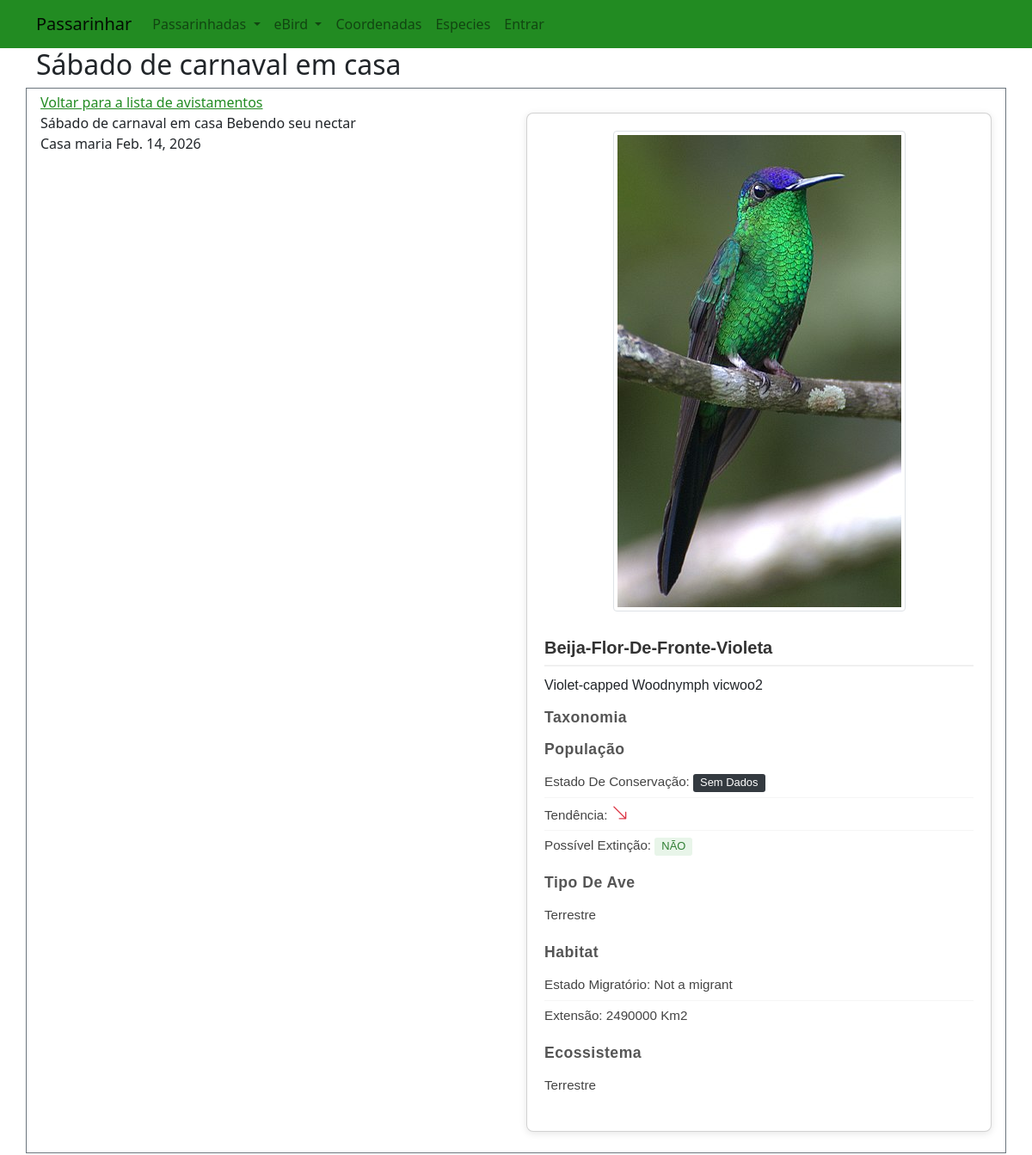
/sighting/5, run on the app's committed database.
### passarinhar/models.py (models this page shows, shortened)
class Sighting(models.Model):
    birder = models.ForeignKey(WUser, on_delete=models.CASCADE, related_name="owner")
    common_name = models.CharField(max_length=64)
    description = models.TextField(blank=True)
    url_img = models.URLField(blank=True)
    spice = models.ForeignKey(Spice, on_delete=models.CASCADE, blank=True,  null=True, related_name="sighting_spice")
    place = models.ForeignKey(Place, on_delete=models.CASCADE, blank=True,  null=True, related_name="sighting_place")
    date_created = models.DateField(auto_now_add=True)

class Place(models.Model):
    place = models.CharField(max_length=100)
    lat = models.DecimalField(max_digits=10, decimal_places=7, default=0)
    lon = models.DecimalField(max_digits=10, decimal_places=7, default=0)
    subnational2Code = models.CharField(max_length=10, blank=True)
    locId = models.CharField(max_length=20, blank=True)
    latestObsDt = models.CharField(max_length=20, blank=True)
    numSpeciesAllTime = models.IntegerField(default=0)
    country= models.CharField(max_length=2, blank=True)
    region = models.CharField(max_length=100, blank=True)
    def __str__(self) -> str:
        return f"{self.place}"

class WUser(AbstractUser):
    favouritesList = models.ManyToManyField(Place, blank=True, related_name="userFavourite")

class Spice(models.Model):
    name = models.CharField(max_length=64, unique=True)
    spice_code = models.CharField(max_length=20, null=True, blank=True)
    scientific_name = models.CharField(max_length=64, null=True, blank=True)
    taxon_order = models.ForeignKey(SpeciesTaxonomy, on_delete=models.CASCADE,null=True, blank=True, related_name="spice_taxon_order")
    DTScientific_name = models.ForeignKey(DataZoneSpecie, on_delete=models.CASCADE,null=True, blank=True, related_name="spice")
    description = models.TextField(blank=True)
    url_spice_img  = models.URLField(max_length=300, blank=True)
    image = ImageField(upload_to='spice_images/', pregenerated_sizes=["small", "medium"], null=True)

class DataZoneSpecie(models.Model):
    SIS_ID  = models.CharField(max_length=20, blank=True)
    Sequence = models.CharField(max_length=20, blank=True)
    Family = models.CharField(max_length=64, blank=True)
    Scientific_name = models.CharField(max_length=64, blank=True)
    Common_name = models.CharField(max_length=64, blank=True)
    RL_Category = models.CharField(max_length=20, blank=True)
    PE = models.CharField(max_length=20, blank=True)
    PEW = models.CharField(max_length=20, blank=True)
    Seabird = models.CharField(max_length=20, blank=True)
    Waterbird = models.CharField(max_length=20, blank=True)
    Landbird = models.CharField(max_length=20, blank=True)
    Migratory_status = models.CharField(max_length=20, blank=True)
    Ecosystem_Terrestrial = models.CharField(max_length=20, blank=True)
    Ecosystem_Freshwater = models.CharField(max_length=20, blank=True)
    Ecosystem_Marine = models.CharField(max_length=20, blank=True)
    RL_AOO = models.CharField(max_length=20, blank=True)
    Criteria_met_at_highest_level = models.CharField(max_length=20, blank=True)
    RL_EOO = models.CharField(max_length=20, blank=True)
    Population_size = models.CharField(max_length=20, blank=True)
    Population_size_derivation = models.CharField(max_length=20, blank=True)
    Current_population_trend = models.CharField(max_length=20, blank=True)
    Current_population_trend_derivation = models.CharField(max_length=20, blank=True)

### passarinhar/views.py (the view)
# urls.py: path("sighting/<int:sighting_id>", views.sighting, name="sighting"),
def sighting(request, sighting_id):
    try:
        currentSighting = Sighting.objects.get(id=sighting_id)
        form = SightingForm(initial={"birdier_name":currentSighting.birder, "name":currentSighting.common_name, "spice":currentSighting.spice, "place":currentSighting.place, "date_created":currentSighting.date_created, "description":currentSighting.description})
        place = [currentSighting.place]
        home_map = show_on_map(place[0].lat, place[0].lon, "favourite", place)
        map_html = home_map._repr_html_()
    except Sighting.DoesNotExist:
        raise Http404("Sighting not found.")
    return render(request, "passarinhar/sighting.html", {
        'form': form,
        "home_map": map_html,
        "title":f"{currentSighting.common_name}",
        "sighting": currentSighting,
    })

### passarinhar/templates/passarinhar/sighting.html (shortened to what this page needs)
{% extends "passarinhar/layout.html" %}
{% load static %}
{% load l10n %}
{% block body %}
<h2>{{ title }}</h2>
<div class="p-1 my-1 row bg-white text-dark border border-secondary">
    <div class="col-lg-12 col-md-12 col-sm-12 col-xs-12">
        <a href="{% url 'passarinhar:allsightings' %}">Voltar para a lista de avistamentos</a>
    </div>
    <div class="col-lg-6 col-md-6 col-sm-6 col-xs-12">
        {% if user.is_authenticated and user == sighting.birder %}
        <div class="form-group">
            <form action="{% url 'passarinhar:edit_sighting' sighting.id %}" method="post">
                {% csrf_token %}
                {{ form.as_p }}
                <input class="btn btn-primary" type="submit" value="Salvar">
                <a class="btn btn-secondary" href="{% url 'passarinhar:sighting' sighting.id %}">Cancelar</a>
                <a class="btn btn-danger" href="{% url 'passarinhar:delete_sighting' sighting.id %}">Deletar</a>
            </form>
        </div>
        {% else %}
        <div class="details">
            {{ sighting.common_name }}
            {{ sighting.description |linebreaksbr }}
            <div class="info">
                {{ sighting.place }}
                {{ sighting.birder }}
                {{ sighting.date_created }}
            </div>
        </div>
        {% endif %}
        <div id="map" class="p-1 my-1">
        </div>
    </div>
    <div class="spice col-lg-6 col-md-9 col-sm-6 col-xs-12" id='{{sighting.spice.id}}'>
        {% include 'passarinhar/components/spice_card.html' with spice=sighting.spice %}
    </div>
</div>
{% endblock %}

### passarinhar/templates/passarinhar/components/spice_card.html (shortened to what this page needs)
<div id="spice-card{{spice.id}}" class="card">
    <div>
        <img src="{{spice.image.url}}" alt="{{spice.name}}" title="{{spice.name}}" class="img-responsive img-thumbnail">
    </div>
    <div>
        <h4 class="text-capitalize">{{ spice.name }}</h4>
        <span id="spice-common-name{{spice.id}}">{{spice.DTScientific_name.Common_name}}</span>
        <span id="spice-code{{spice.id}}">{{spice.spice_code}}</span>
        <h5 class="text-capitalize">Taxonomia</h5>
        <h5 class="text-capitalize">População</h5>
        <ul title="População">
            <li class="text-capitalize">Estado de conservação: <span id='spice-rl{{spice.id}}'
                    class="badge">{{spice.DTScientific_name.RL_Category}}</span></li>
            <li>Tendência:
                {%if spice.DTScientific_name.Current_population_trend == "Increasing"%}
                <i class="bi biarrow-up-right text-success h5"></i>
                {%elif spice.DTScientific_name.Current_population_trend == "Decreasing"%}
                <i class="bi bi-arrow-down-right text-danger h5"></i>
                {%else%}
                <i class="bi bi-arrow-right text-warning h5"></i>
                {%endif%}
            </li>
            <li>Possível Extinção:
                <span id='spice-pe{{spice.id}}' class="yes-no badge">{{spice.DTScientific_name.PE}}</span>
            </li>
        </ul>
        <h5 class="text-capitalize">Tipo de ave</h5>
        <ul class="list-unstyled" title="Tipo de ave">
            {% if spice.DTScientific_name.Landbird == "TRUE" %}
            <li>Terrestre</li>
            {% endif %}
        </ul>
        <h5 class="text-capitalize">Habitat</h5>
        <ul class="list-unstyled" title="Habitat">
            <li>Estado Migratório: {{ spice.DTScientific_name.Migratory_status}}</li>
            <li>Extensão: {{ spice.DTScientific_name.RL_EOO}} Km2</li>
        </ul>
        <h5 class="text-capitalize">Ecossistema</h5>
        <ul class="list-unstyled" title="Ecossistema">
            {% if spice.DTScientific_name.Ecosystem_Terrestrial == "TRUE" %}
            <li>Terrestre</li>
            {% endif %}
        </ul>
    </div>
</div>

### passarinhar/static/passarinhar/styles.css (style rules this page uses)
a { color: forestgreen; }
.card { background-color: #fff; border-radius: 8px; box-shadow: 0 2px 8px rgba(0, 0, 0, 0.1); padding: 20px; margin-bottom: 20px; font-family: 'Arial', sans-serif; }
.card>div:first-child { text-align: center; }
.card .img-responsive { max-width: 100%; height: auto; border-radius: 4px; }
.card>div:last-child { margin-top: 15px; }
h4, h5 { font-weight: 600; margin-top: 15px; margin-bottom: 10px; color: #333; }
h4 { font-size: 1.25em; border-bottom: 2px solid #f0f0f0; padding-bottom: 8px; }
h5 { font-size: 1.1em; text-transform: uppercase; letter-spacing: 0.5px; color: #555; }
.card ul { list-style-type: none; padding-left: 0; margin-bottom: 15px; }
.card ul li { padding: 6px 0; border-bottom: 1px solid #f5f5f5; color: #444; font-size: 0.95em; }
.card ul li:last-child { border-bottom: none; }
.card .badge { padding: 4px 8px; border-radius: 3px; font-size: 0.85em; font-weight: 500; }
.card .yes-no { background-color: #e8f5e9; color: #2e7d32; }
.card .text-capitalize { text-transform: capitalize; }
.card .bi { margin-right: 5px; color: #666; }
.card .bi-arrow-down-right { color: #c62828; }
.card [title] { cursor: help; }

### data on the page
Sighting: common_name "Sábado de carnaval em casa", description "Bebendo seu nectar", place "Casa", birder "maria", date_created "Feb. 14, 2026"
Spice: image (picture), name "Beija-Flor-De-Fronte-Violeta", DTScientific_name.Common_name "Violet-capped Woodnymph", spice_code "vicwoo2", DTScientific_name.Migratory_status "Not a migrant", DTScientific_name.RL_EOO "2490000"
